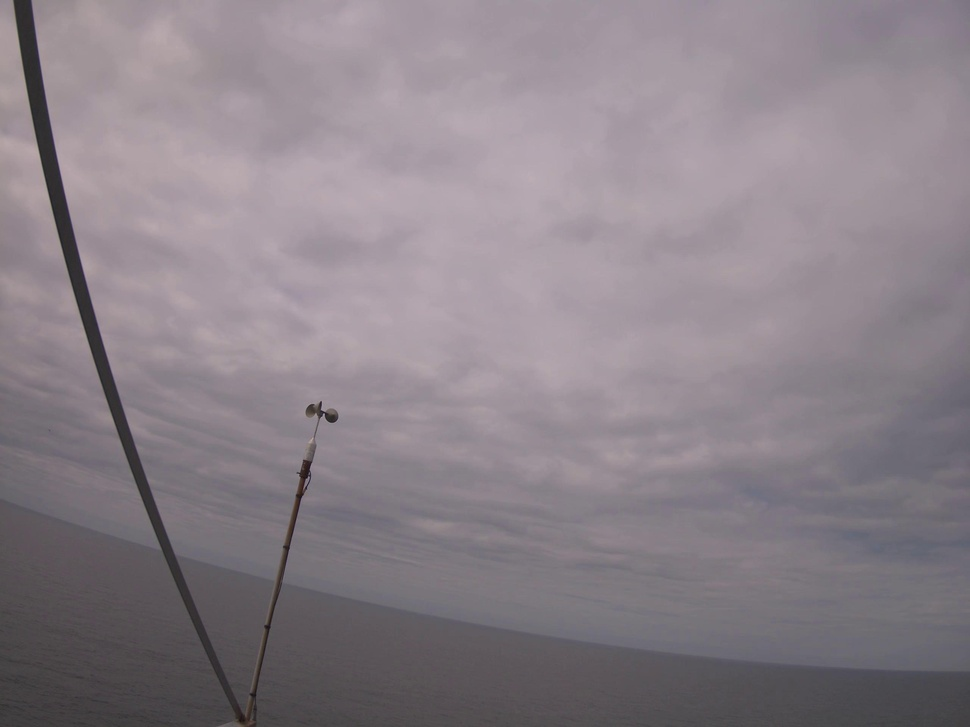
#> input picture Tracking/sequence-1.jpg, 970 x 727 px, shrunk from 2560 x 1920 before the run; the run also reads 1 picture not shown here
$ jupyter execute --allow-errors Optical_Flow.ipynb
#> lines starting #> are read from the running program, lines starting #| are printed output that depends on the picture; after the words box and inside, x2 and y2 are one past the last pixel; in counts of white or black regions, pixels touching at a corner belong together
#> further down, frame1 is the input picture: shape (727, 970, 3); mean B, G, R 136.3, 129, 137.9
[cell 1]
import cv2
import numpy as np
import matplotlib.pyplot as plt
import torch
from torchvision.ops import nms

# **Compute Dense Optical Flow**
We used Farneback's method in opencv

[cell 2]
def compute_flow(frame1, frame2):
    # Convert frames to grayscale
    gray1 = cv2.cvtColor(frame1, cv2.COLOR_BGR2GRAY)
    gray2 = cv2.cvtColor(frame2, cv2.COLOR_BGR2GRAY)

    # Blur images for better flow calculation
    gray1 = cv2.GaussianBlur(gray1, (3,3), sigmaX=5)
    gray2 = cv2.GaussianBlur(gray2, (3,3), sigmaX=5)

    # Compute optical flow using Farneback’s method
    flow = cv2.calcOpticalFlowFarneback(gray1, gray2, None, 0.75, 3, 5, 3, 10, 1.2, 0)
    return flow

[cell 3]
def get_flow_viz(flow):
    hsv = np.zeros((flow.shape[0], flow.shape[1], 3), dtype=np.uint8)
    hsv[..., 1] = 255

    # Compute magnitude and angle of flow
    mag, ang = cv2.cartToPolar(flow[..., 0], flow[..., 1])
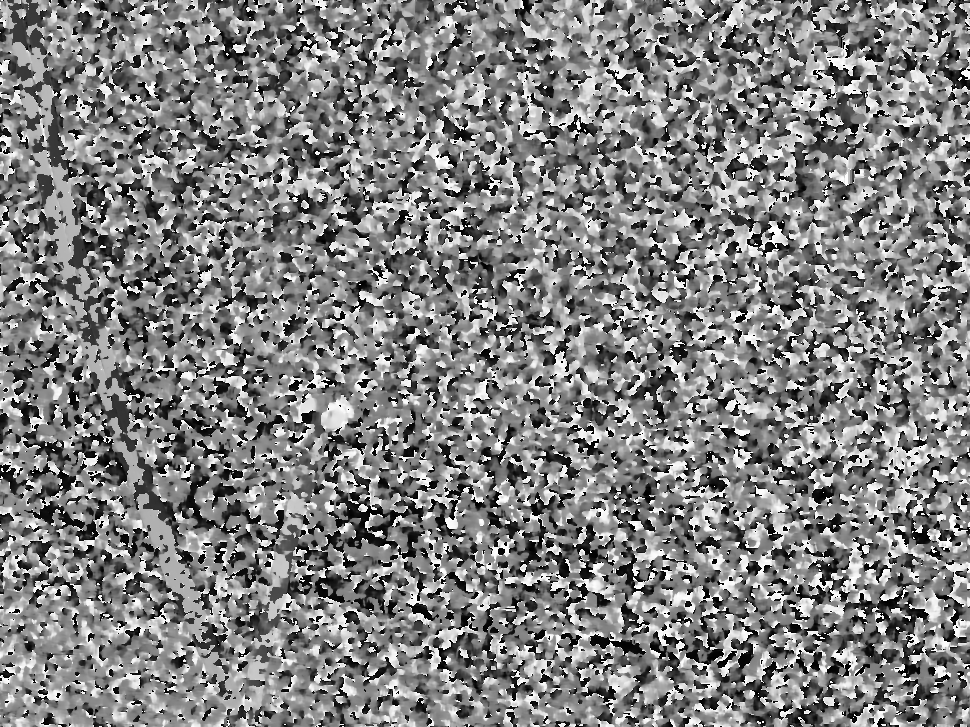
#> ang: shape (727, 970) float32; min 4.34e-06, max 6.28, mean 3.18; drawn with min black and max white
    hsv[..., 0] = ang * 180 / np.pi / 2  # Angle in degrees
    hsv[..., 2] = cv2.normalize(mag, None, 0, 255, cv2.NORM_MINMAX)  # Normalize magnitude
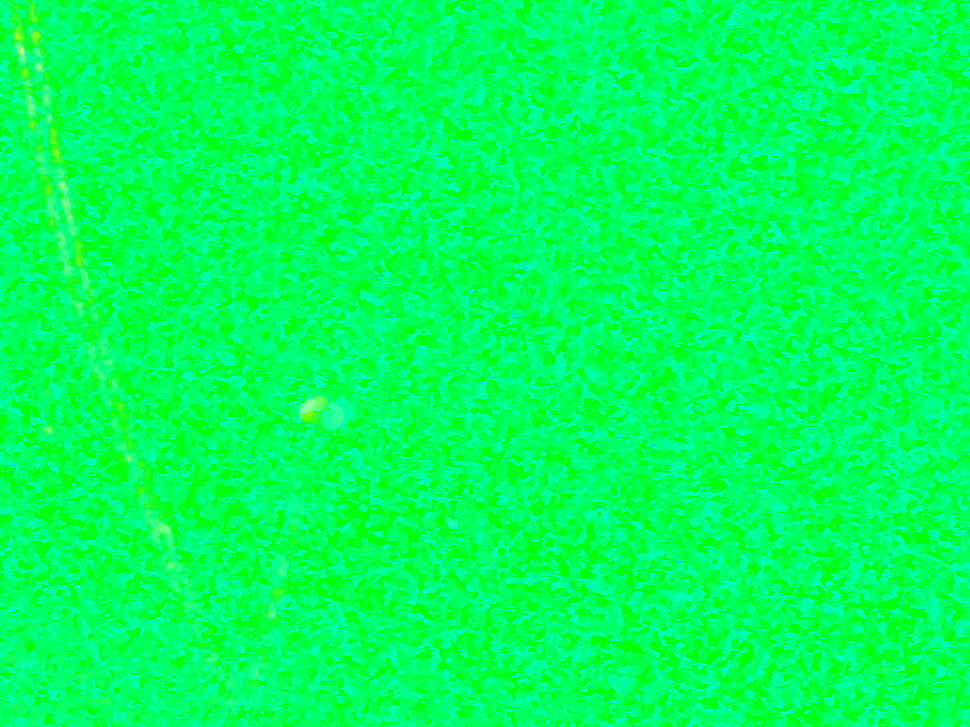
#> hsv: shape (727, 970, 3); mean of channels 0, 1, 2 90.6, 255, 1; drawn as B, G, R

    # Convert HSV to RGB for display
    rgb = cv2.cvtColor(hsv, cv2.COLOR_HSV2RGB)
    return rgb, mag

[cell 4]
image_path1 = './sequence-1.jpg'
image_path2 = './sequence-2.jpg'
frame1 = cv2.imread(image_path1)
frame2 = cv2.imread(image_path2)

# Compute optical flow
flow = compute_flow(frame1, frame2)

# Get flow visualization and magnitude
flow_viz, mag = get_flow_viz(flow)

# Compute log of the magnitude (adding a small constant to avoid log(0))
log_mag = np.log(mag + 1e-8)
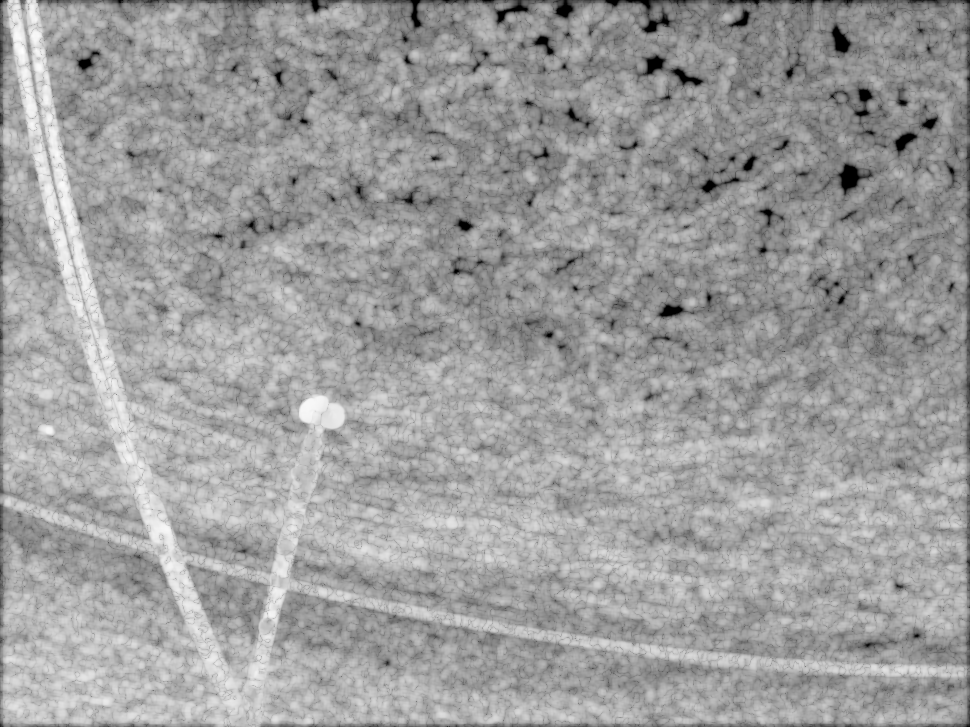
#> log_mag: shape (727, 970) float32; min -18.42, max 2.36, mean -5.55; drawn with min black and max white

# Plot the results
plt.figure(figsize=(15, 5))

# Display the first frame
plt.subplot(1, 3, 1)
plt.imshow(cv2.cvtColor(frame1, cv2.COLOR_BGR2RGB))
plt.title("Frame 1")
plt.axis("off")

# Display the second frame
plt.subplot(1, 3, 2)
plt.imshow(cv2.cvtColor(frame2, cv2.COLOR_BGR2RGB))
plt.title("Frame 2")
plt.axis("off")

# Display the log of the flow magnitude
plt.subplot(1, 3, 3)
plt.imshow(log_mag, cmap="viridis")
plt.colorbar(label="Log Flow Magnitude")
plt.title("Log of Flow Magnitude")
plt.axis("off")

plt.tight_layout()
plt.show()
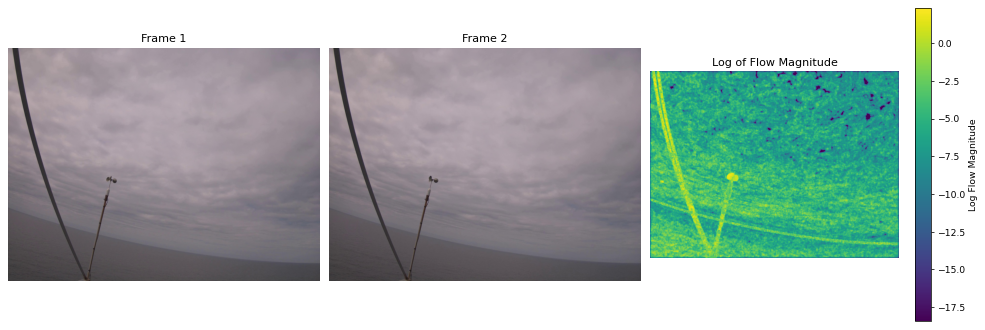
#> figure drawn by matplotlib, 4 panels

- compute_flow function calculates the dense optical flow between the two frames.
- get_flow_viz function generates a color-coded image of the optical flow and computes the magnitude of the flow vectors.
- Logarithmic magnitude visualization: We take the log of the magnitude to enhance visibility, especially for small values, and display it with a color map.

- The magnitude represents the amount of movement (or displacement) between corresponding points in consecutive frames : Low magnitude (values near -17.5 in the log scale) indicates areas with little to no motion and high magnitude (values near 2.5 in the log scale): Indicates areas with significant motion.

# **Get the Motion Mask**
We will need to apply a threshold to the optical flow and obtain a binary motion mask. In practice we will use Blurring and Morphological Operations to improve the quality of the motion mask.

[cell 5]
def get_motion_mask(flow_mag, motion_thresh=1, kernel=np.ones((7,7), dtype=np.uint8)):
    motion_mask = np.uint8(flow_mag > motion_thresh) * 255
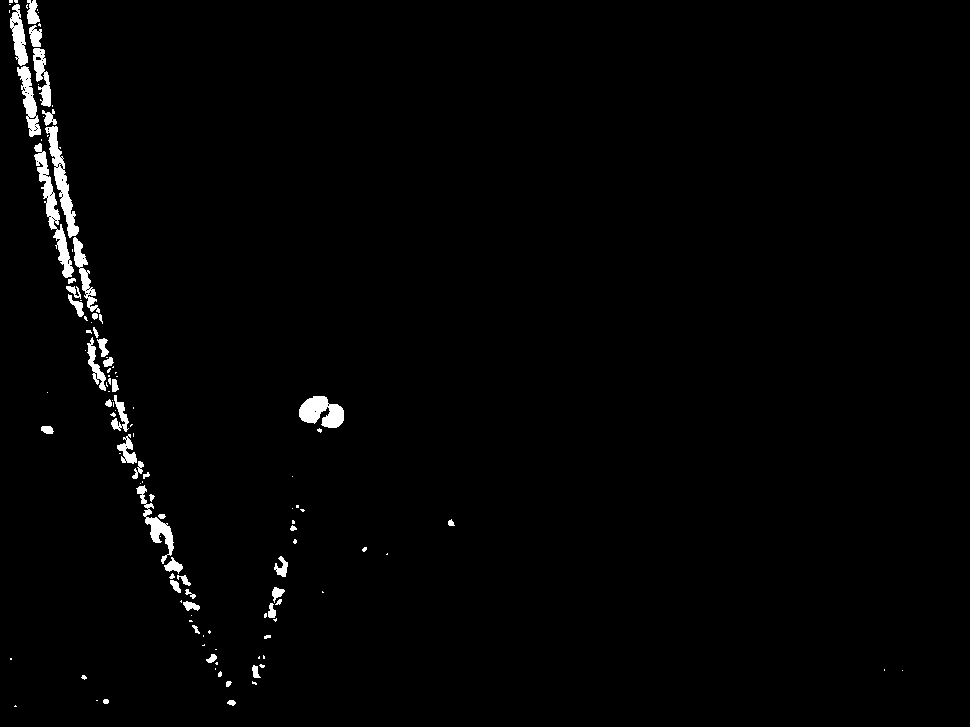
#> motion_mask: shape (727, 970); 1.5% white; 121 white regions (73 under 20 px), largest, box (x1, y1, x2, y2) and area: (34, 143, 74, 278) 1276, (45, 126, 79, 238) 1081, (299, 396, 344, 428) 966
    motion_mask = cv2.erode(motion_mask, kernel, iterations=1)
#> motion_mask: shape (727, 970); 0.13% white; 41 white regions (31 under 20 px), largest, box (x1, y1, x2, y2) and area: (302, 399, 325, 420) 231, (325, 407, 341, 425) 145, (153, 521, 168, 537) 76
    motion_mask = cv2.morphologyEx(motion_mask, cv2.MORPH_OPEN, kernel, iterations=1)
#> motion_mask: shape (727, 970); 0.03% white; 2 white regions, box (x1, y1, x2, y2) and area: (304, 400, 323, 418) 170, (333, 411, 340, 420) 63
    motion_mask = cv2.morphologyEx(motion_mask, cv2.MORPH_CLOSE, kernel, iterations=3)
    return motion_mask

[cell 6]
# Compute Dense Optical Flow
flow = compute_flow(frame1, frame2)

# Separate flow into magnitude and angle
mag, ang = cv2.cartToPolar(flow[..., 0], flow[..., 1])

# Get optical flow visualization
rgb, _ = get_flow_viz(flow)

# Define variable motion threshold based on image height (e.g., 1080 pixels)
min_thresh = 0.3
max_thresh = 1.0
motion_thresh = np.c_[np.linspace(min_thresh, max_thresh, mag.shape[0])].repeat(mag.shape[1], axis=-1)

# Get motion mask with position-dependent threshold
mask = get_motion_mask(mag, motion_thresh=motion_thresh)

# Display the mask and the dense optical flow visualization
fig, ax = plt.subplots(1, 2, figsize=(15, 7))
ax[0].imshow(mask, cmap='gray')
ax[0].set_title("Motion Mask")
ax[0].axis("off")

ax[1].imshow(rgb * 50)  # Scaling to make flow visualization more visible
ax[1].set_title("Dense Optical Flow")
ax[1].axis("off")

plt.tight_layout()
plt.show()
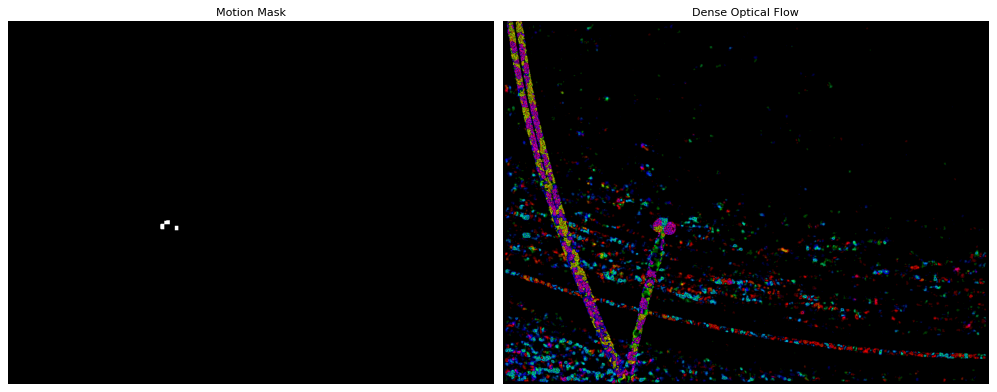
#> figure drawn by matplotlib, 2 panels

- Dense optical flow calculates the displacement (movement) of every pixel between two consecutive frames. This means it gives a detailed map of both the direction and the speed of motion across the entire image.
- The motion mask, on the other hand, only highlights regions of significant motion by thresholding the optical flow magnitude. It simplifies the detailed flow information into a basic mask that shows only the areas that are moving and ignores everything else.

The motion mask is useful for identifying general movement but captures unintended background motion, failing to isolate the bird’s specific motion . Whereas the dense optical flow provides a more precise analysis that accurately distinguishes the bird’s unique movement from other subtle background motions.

# **Get detections**
We leverage optical flow-based contour detection to identify and refine bounding boxes around moving objects, using flow magnitude and angle consistency for precise detections.

[cell 7]
def get_contour_detections(mag, ang, angle_thresh=1, mag_thresh=0.5, area_thresh=300):
    """ Obtain detections from contours based on the optical flow magnitude and angle.
        Inputs:
            mag - Optical flow magnitude
            ang - Optical flow angle
            angle_thresh - threshold for flow angle standard deviation
            mag_thresh - threshold for flow magnitude to consider motion
            area_thresh - minimum contour area for a valid detection
        Outputs:
            detections - array of proposed detection bounding boxes and scores
                         [[x1, y1, x2, y2, score]]
    """
#> called with angle_thresh = 1, mag_thresh = 0.5, area_thresh = 300
    # Threshold the magnitude to get areas of significant motion
    motion_mask = np.uint8(mag > mag_thresh) * 255
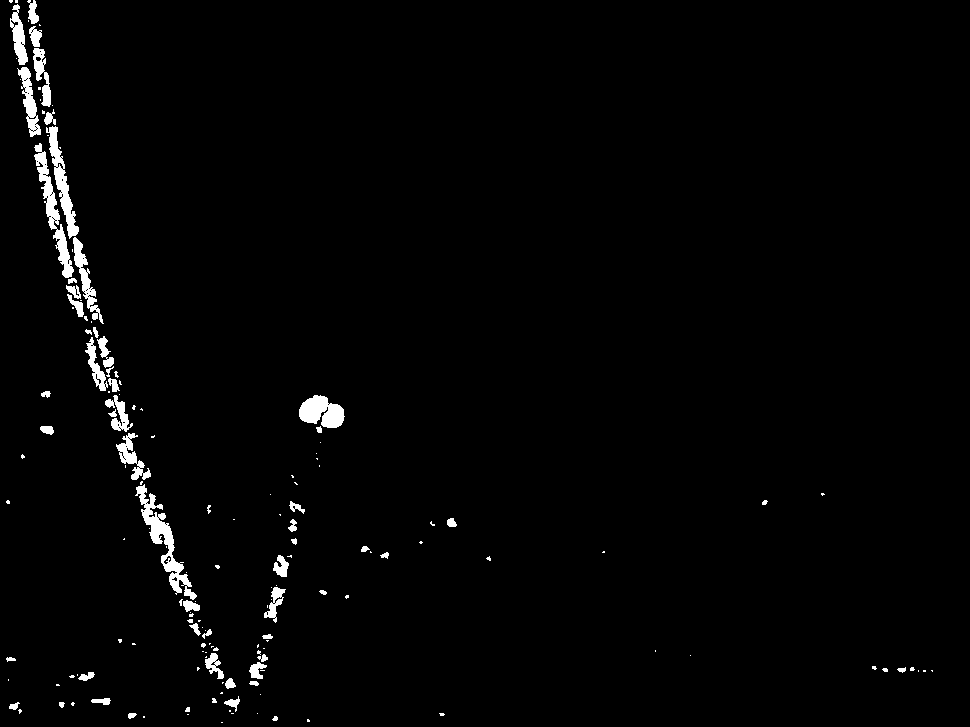
#> motion_mask: shape (727, 970); 1.9% white; 159 white regions (102 under 20 px)
    contours, _ = cv2.findContours(motion_mask, cv2.RETR_EXTERNAL, cv2.CHAIN_APPROX_SIMPLE)
#> contours = 159 contours, 112 with area under 20; largest, box (x1, y1, x2, y2) and area: (135, 484, 197, 600) 1376, (34, 143, 74, 278) 1108, (299, 395, 345, 428) 954, (46, 126, 79, 239) 948, (17, 67, 41, 137) 602

    angle_thresh = angle_thresh * ang.std()
#> angle_thresh = 1.74
    detections = []

    for cnt in contours:
        # Get bounding box and area of contour
        x, y, w, h = cv2.boundingRect(cnt)
        area = w * h

        # Check flow angle consistency within the contour
        mask = np.zeros_like(motion_mask)
        cv2.drawContours(mask, [cnt], -1, 255, -1)
        flow_angle = ang[mask == 255]

        # Filter based on area and angle consistency
        if area > area_thresh and flow_angle.std() < angle_thresh:
            detections.append([x, y, x + w, y + h, area])
#> this loop made 159 passes
#> (x, y, w, h, area) on passes 3, 9, 11: (272, 716, 6, 5, 30), (128, 713, 9, 6, 54), (18, 709, 4, 5, 20)
#> mask: shape (727, 970); 0% white; 1 white region (1 under 20 px)
#> after the loop, detections = 16 items, first 6: [249, 662, 267, 679, 306], [205, 653, 224, 679, 494], [264, 587, 286, 623, 792], [273, 555, 289, 577, 352], [135, 484, 197, 600, 7192], [116, 433, 151, 480, 1645]

    return np.array(detections)

[cell 8]
def non_max_suppression(bboxes, scores, threshold=0.3):
    # Convert bounding boxes to tensor for PyTorch NMS
    bboxes_tensor = torch.tensor(bboxes, dtype=torch.float32)
    scores_tensor = torch.tensor(scores, dtype=torch.float32)
    keep = nms(bboxes_tensor, scores_tensor, threshold)
    return bboxes_tensor[keep].numpy().astype(int)

[cell 9]
def get_detections(frame1, frame2, mag_thresh=0.5, bbox_thresh=300, nms_thresh=0.1, angle_thresh=1):
    """ Main function to get detections via Optical Flow-based contour detection
        Inputs:
            frame1 - Grayscale frame at time t
            frame2 - Grayscale frame at time t + 1
            mag_thresh - Minimum magnitude threshold for motion
            bbox_thresh - Minimum contour area threshold
            nms_thresh - IOU threshold for Non-Maximal Suppression
            angle_thresh - Threshold for angle consistency within a contour
        Outputs:
            detections - list with bounding box locations of all detections
                bounding boxes are in the form of: (xmin, ymin, xmax, ymax)
    """
    # Compute optical flow
    flow = compute_flow(frame1, frame2)

    # Separate into magnitude and angle
    mag, ang = cv2.cartToPolar(flow[..., 0], flow[..., 1])

    # Get initial detections based on optical flow contours
    detections = get_contour_detections(mag, ang, angle_thresh=angle_thresh, mag_thresh=mag_thresh, area_thresh=bbox_thresh)
#> detections = 16 rows, first 6: [249, 662, 267, 679, 306], [205, 653, 224, 679, 494], [264, 587, 286, 623, 792], [273, 555, 289, 577, 352], [135, 484, 197, 600, 7192], [116, 433, 151, 480, 1645]

    # Separate bounding boxes and scores for non-maximal suppression
    bboxes = detections[:, :4]
#> bboxes = 16 rows, first 6: [249, 662, 267, 679], [205, 653, 224, 679], [264, 587, 286, 623], [273, 555, 289, 577], [135, 484, 197, 600], [116, 433, 151, 480]
    scores = detections[:, -1]
#> scores = [306, 494, 792, 352, 7192, 1645, 1036, 1242, 544, 391, 2697, 5400, 3729, 1680, 1062, 1098]

    # Perform Non-Maximal Suppression on initial detections
    return non_max_suppression(bboxes, scores, threshold=nms_thresh)
